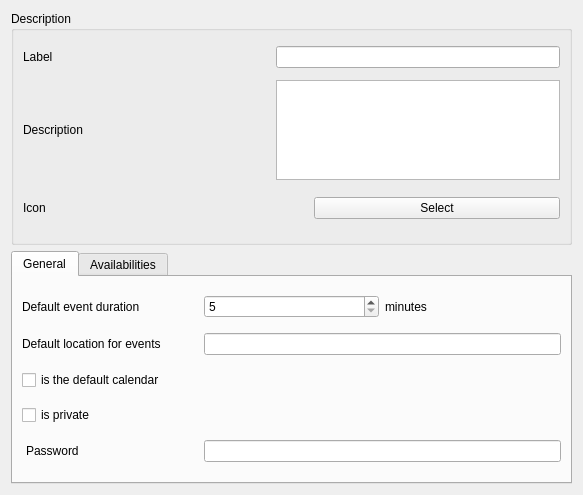
<?xml version="1.0" encoding="UTF-8"?>
<ui version="4.0">
 <class>Calendar::UserCalendarEditorWidget</class>
 <widget class="QWidget" name="Calendar::UserCalendarEditorWidget">
  <property name="geometry">
   <rect>
    <x>0</x>
    <y>0</y>
    <width>583</width>
    <height>495</height>
   </rect>
  </property>
  <property name="windowTitle">
   <string>Form</string>
  </property>
  <layout class="QGridLayout" name="gridLayout_3">
   <item row="0" column="0">
    <widget class="QGroupBox" name="groupBox">
     <property name="title">
      <string>Description</string>
     </property>
     <layout class="QGridLayout" name="gridLayout">
      <item row="0" column="0">
       <widget class="QLabel" name="label_2">
        <property name="minimumSize">
         <size>
          <width>0</width>
          <height>20</height>
         </size>
        </property>
        <property name="text">
         <string>Label</string>
        </property>
       </widget>
      </item>
      <item row="0" column="1" colspan="2">
       <widget class="QLineEdit" name="calendarLabel">
        <property name="minimumSize">
         <size>
          <width>0</width>
          <height>20</height>
         </size>
        </property>
       </widget>
      </item>
      <item row="1" column="0">
       <widget class="QLabel" name="label_3">
        <property name="sizePolicy">
         <sizepolicy hsizetype="Preferred" vsizetype="Preferred">
          <horstretch>0</horstretch>
          <verstretch>0</verstretch>
         </sizepolicy>
        </property>
        <property name="minimumSize">
         <size>
          <width>0</width>
          <height>20</height>
         </size>
        </property>
        <property name="text">
         <string>Description</string>
        </property>
       </widget>
      </item>
      <item row="1" column="1" colspan="2">
       <widget class="QTextEdit" name="description">
        <property name="minimumSize">
         <size>
          <width>0</width>
          <height>50</height>
         </size>
        </property>
        <property name="maximumSize">
         <size>
          <width>16777215</width>
          <height>100</height>
         </size>
        </property>
       </widget>
      </item>
      <item row="2" column="0">
       <widget class="QLabel" name="label_5">
        <property name="minimumSize">
         <size>
          <width>0</width>
          <height>20</height>
         </size>
        </property>
        <property name="text">
         <string>Icon</string>
        </property>
       </widget>
      </item>
      <item row="2" column="1">
       <widget class="QLabel" name="iconLabel">
        <property name="minimumSize">
         <size>
          <width>32</width>
          <height>32</height>
         </size>
        </property>
        <property name="maximumSize">
         <size>
          <width>32</width>
          <height>32</height>
         </size>
        </property>
       </widget>
      </item>
      <item row="2" column="2">
       <widget class="QPushButton" name="selectIconButton">
        <property name="text">
         <string>Select</string>
        </property>
       </widget>
      </item>
     </layout>
    </widget>
   </item>
   <item row="1" column="0">
    <widget class="QTabWidget" name="tabWidget">
     <property name="currentIndex">
      <number>0</number>
     </property>
     <widget class="QWidget" name="tab">
      <attribute name="title">
       <string>General</string>
      </attribute>
      <layout class="QGridLayout" name="gridLayout_2">
       <item row="0" column="0">
        <widget class="QLabel" name="label_7">
         <property name="text">
          <string>Default event duration</string>
         </property>
        </widget>
       </item>
       <item row="0" column="1">
        <widget class="QSpinBox" name="defaultDuration">
         <property name="minimum">
          <number>5</number>
         </property>
         <property name="maximum">
          <number>2000</number>
         </property>
         <property name="singleStep">
          <number>5</number>
         </property>
        </widget>
       </item>
       <item row="0" column="2">
        <widget class="QLabel" name="label_8">
         <property name="text">
          <string>minutes</string>
         </property>
        </widget>
       </item>
       <item row="1" column="0">
        <widget class="QLabel" name="label_9">
         <property name="text">
          <string>Default location for events</string>
         </property>
        </widget>
       </item>
       <item row="1" column="1" colspan="2">
        <widget class="QLineEdit" name="defaultLocation"/>
       </item>
       <item row="2" column="0" colspan="3">
        <widget class="QCheckBox" name="isDefaultCheck">
         <property name="text">
          <string>is the default calendar</string>
         </property>
        </widget>
       </item>
       <item row="3" column="0" colspan="3">
        <widget class="QCheckBox" name="isPrivateCheck">
         <property name="text">
          <string>is private</string>
         </property>
        </widget>
       </item>
       <item row="4" column="0">
        <widget class="QLabel" name="label_4">
         <property name="text">
          <string>Password</string>
         </property>
         <property name="indent">
          <number>4</number>
         </property>
        </widget>
       </item>
       <item row="4" column="1" colspan="2">
        <widget class="QLineEdit" name="password"/>
       </item>
      </layout>
     </widget>
     <widget class="QWidget" name="tab_2">
      <attribute name="title">
       <string>Availabilities</string>
      </attribute>
      <layout class="QGridLayout" name="gridLayout_4">
       <item row="0" column="0" rowspan="2">
        <widget class="QTreeView" name="availabilityView"/>
       </item>
       <item row="0" column="1">
        <widget class="QPushButton" name="pushButton">
         <property name="text">
          <string>Add</string>
         </property>
        </widget>
       </item>
       <item row="1" column="1">
        <widget class="QPushButton" name="pushButton_2">
         <property name="text">
          <string>Remove</string>
         </property>
        </widget>
       </item>
      </layout>
     </widget>
    </widget>
   </item>
  </layout>
 </widget>
 <resources/>
 <connections/>
</ui>
